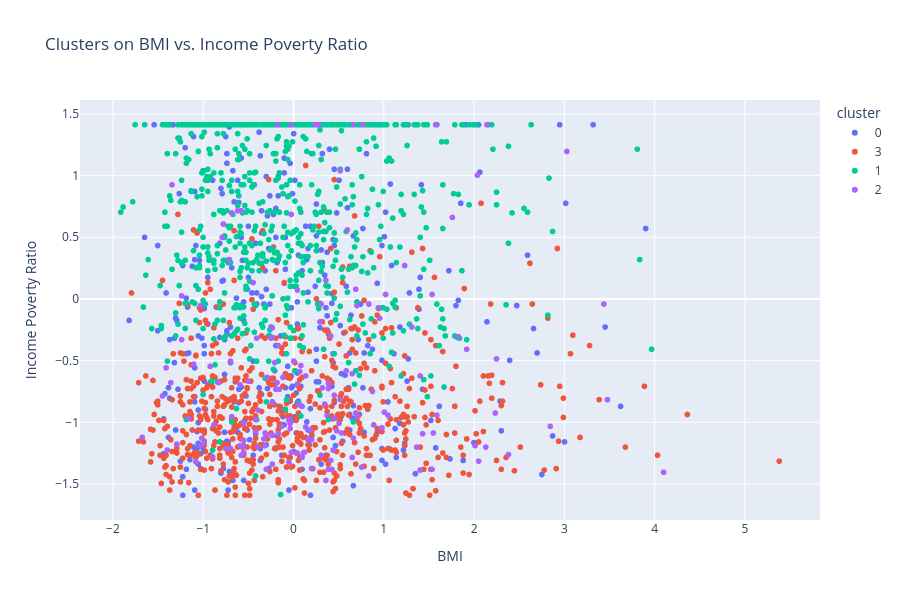

Notebook source saved alongside this figure:
### Markdown cell above
### Plot your clusters on top of the BMI v. Income Poverty Ratio Plot

### Code cell
nhanes_cluster['cluster'] = kmeans.labels_.astype(str)

fig_bmi_income = px.scatter(
    nhanes_cluster,
    x='BMXBMI',
    y='INDFMPIR',
    color='cluster',
    title='Clusters on BMI vs. Income Poverty Ratio',
    height=600,
    labels={'BMXBMI':'BMI', 'INDFMPIR':'Income Poverty Ratio'}
)
fig_bmi_income.show()

### Figure 1 — Plotly figure (JSON) as saved in the notebook; plotly's stock layout.template omitted (floating-point values rounded to 4 significant figures; data arrays with more than 128 entries replaced by an {"elided": "..."} marker saying what was removed)
{"data": [{"hovertemplate": "cluster=0<br>BMI=%{x}<br>Income Poverty Ratio=%{y}<extra></extra>", "legendgroup": "0", "marker": {"color": "#636efa", "symbol": "circle"}, "mode": "markers", "name": "0", "showlegend": true, "type": "scattergl", "x": {"elided": "413 float values"}, "xaxis": "x", "y": {"elided": "413 float values"}, "yaxis": "y"}, {"hovertemplate": "cluster=3<br>BMI=%{x}<br>Income Poverty Ratio=%{y}<extra></extra>", "legendgroup": "3", "marker": {"color": "#EF553B", "symbol": "circle"}, "mode": "markers", "name": "3", "showlegend": true, "type": "scattergl", "x": {"elided": "642 float values"}, "xaxis": "x", "y": {"elided": "642 float values"}, "yaxis": "y"}, {"hovertemplate": "cluster=1<br>BMI=%{x}<br>Income Poverty Ratio=%{y}<extra></extra>", "legendgroup": "1", "marker": {"color": "#00cc96", "symbol": "circle"}, "mode": "markers", "name": "1", "showlegend": true, "type": "scattergl", "x": {"elided": "844 float values"}, "xaxis": "x", "y": {"elided": "844 float values"}, "yaxis": "y"}, {"hovertemplate": "cluster=2<br>BMI=%{x}<br>Income Poverty Ratio=%{y}<extra></extra>", "legendgroup": "2", "marker": {"color": "#ab63fa", "symbol": "circle"}, "mode": "markers", "name": "2", "showlegend": true, "type": "scattergl", "x": {"elided": "165 float values"}, "xaxis": "x", "y": {"elided": "165 float values"}, "yaxis": "y"}], "layout": {"height": 600, "legend": {"title": {"text": "cluster"}, "tracegroupgap": 0}, "title": {"text": "Clusters on BMI vs. Income Poverty Ratio"}, "xaxis": {"anchor": "y", "domain": [0, 1], "title": {"text": "BMI"}}, "yaxis": {"anchor": "x", "domain": [0, 1], "title": {"text": "Income Poverty Ratio"}}}}
